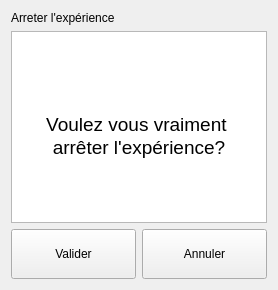
      <widget class="QWidget" name="page_8">
       <layout class="QGridLayout" name="gridLayout_12">
        <item row="3" column="1">
         <widget class="QPushButton" name="annulerArretExperience">
          <property name="minimumSize">
           <size>
            <width>0</width>
            <height>50</height>
           </size>
          </property>
          <property name="text">
           <string>Annuler</string>
          </property>
         </widget>
        </item>
        <item row="3" column="0">
         <widget class="QPushButton" name="validerArretExperience">
          <property name="minimumSize">
           <size>
            <width>0</width>
            <height>50</height>
           </size>
          </property>
          <property name="text">
           <string>Valider</string>
          </property>
         </widget>
        </item>
        <item row="2" column="0" colspan="2">
         <widget class="QTextBrowser" name="textBrowser_4">
          <property name="html">
           <string>&lt;!DOCTYPE HTML PUBLIC &quot;-//W3C//DTD HTML 4.0//EN&quot; &quot;http://www.w3.org/TR/REC-html40/strict.dtd&quot;&gt;
&lt;html&gt;&lt;head&gt;&lt;meta name=&quot;qrichtext&quot; content=&quot;1&quot; /&gt;&lt;style type=&quot;text/css&quot;&gt;
p, li { white-space: pre-wrap; }
&lt;/style&gt;&lt;/head&gt;&lt;body style=&quot; font-family:'Ubuntu'; font-size:11pt; font-weight:400; font-style:normal;&quot;&gt;
&lt;p align=&quot;center&quot; style=&quot;-qt-paragraph-type:empty; margin-top:0px; margin-bottom:0px; margin-left:0px; margin-right:0px; -qt-block-indent:0; text-indent:0px;&quot;&gt;&lt;br /&gt;&lt;/p&gt;
&lt;p align=&quot;center&quot; style=&quot;-qt-paragraph-type:empty; margin-top:0px; margin-bottom:0px; margin-left:0px; margin-right:0px; -qt-block-indent:0; text-indent:0px; font-size:14pt;&quot;&gt;&lt;br /&gt;&lt;/p&gt;
&lt;p align=&quot;center&quot; style=&quot;-qt-paragraph-type:empty; margin-top:0px; margin-bottom:0px; margin-left:0px; margin-right:0px; -qt-block-indent:0; text-indent:0px;&quot;&gt;&lt;br /&gt;&lt;/p&gt;
&lt;p align=&quot;center&quot; style=&quot;-qt-paragraph-type:empty; margin-top:0px; margin-bottom:0px; margin-left:0px; margin-right:0px; -qt-block-indent:0; text-indent:0px;&quot;&gt;&lt;br /&gt;&lt;/p&gt;
&lt;p align=&quot;center&quot; style=&quot; margin-top:0px; margin-bottom:0px; margin-left:0px; margin-right:0px; -qt-block-indent:0; text-indent:0px;&quot;&gt;&lt;span style=&quot; font-size:14pt;&quot;&gt;Voulez vous vraiment &lt;/span&gt;&lt;/p&gt;
&lt;p align=&quot;center&quot; style=&quot; margin-top:0px; margin-bottom:0px; margin-left:0px; margin-right:0px; -qt-block-indent:0; text-indent:0px;&quot;&gt;&lt;span style=&quot; font-size:14pt;&quot;&gt;arrêter l'expérience?&lt;/span&gt;&lt;/p&gt;&lt;/body&gt;&lt;/html&gt;</string>
          </property>
         </widget>
        </item>
        <item row="0" column="0">
         <widget class="QLabel" name="label_53">
          <property name="text">
           <string>Arreter l'expérience</string>
          </property>
          <property name="textFormat">
           <enum>Qt::AutoText</enum>
          </property>
          <property name="wordWrap">
           <bool>false</bool>
          </property>
          <property name="openExternalLinks">
           <bool>false</bool>
          </property>
         </widget>
        </item>
       </layout>
      </widget>
